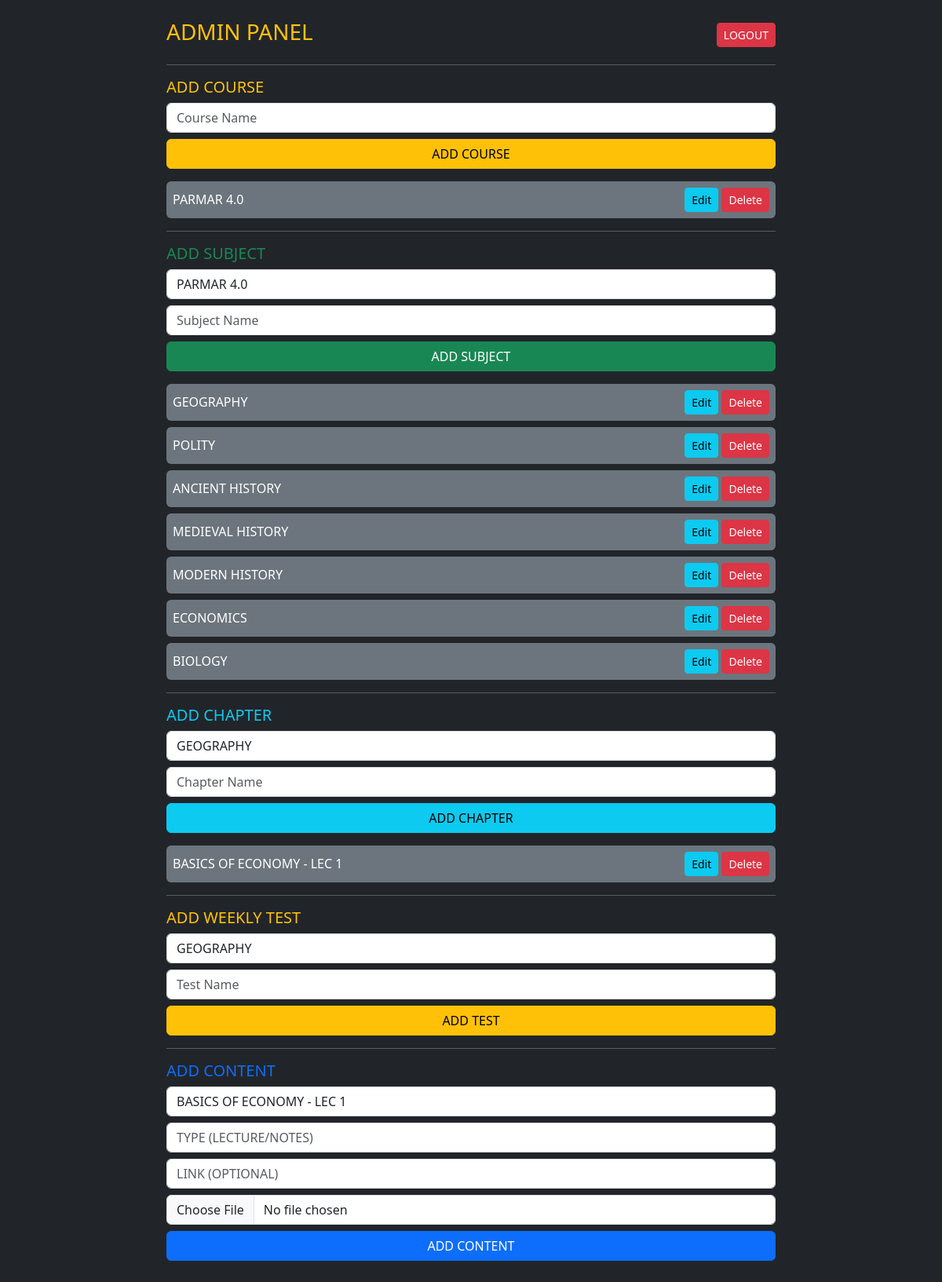
Page /admin (signed in) on the committed database.
### tables this page shows
CREATE TABLE courses(
    id INTEGER PRIMARY KEY AUTOINCREMENT,
    name TEXT NOT NULL
);

CREATE TABLE subjects(
    id INTEGER PRIMARY KEY AUTOINCREMENT,
    course_id INTEGER,
    name TEXT NOT NULL,
    FOREIGN KEY(course_id) REFERENCES courses(id) ON DELETE CASCADE
);

CREATE TABLE chapters(
    id INTEGER PRIMARY KEY AUTOINCREMENT,
    subject_id INTEGER,
    name TEXT NOT NULL,
    FOREIGN KEY(subject_id) REFERENCES subjects(id) ON DELETE CASCADE
);

### app.py (the view)
@app.route("/admin")
def admin():
    if not session.get("admin"):
        return redirect("/login")
    conn = db()
    data = render_template(
        "admin.html",
        courses=conn.execute("SELECT * FROM courses").fetchall(),
        subjects=conn.execute("SELECT * FROM subjects").fetchall(),
        chapters=conn.execute("SELECT * FROM chapters").fetchall(),
        tests=conn.execute("SELECT * FROM weekly_tests").fetchall(),
    )
    conn.close()
    return data

### app.py (called while the page is built)
def db():
    conn = sqlite3.connect("database.db")
    conn.row_factory = sqlite3.Row
    conn.execute("PRAGMA foreign_keys = ON")
    return conn

### templates/admin.html (shortened to what this page needs)
<!DOCTYPE html>
<html>
<head>
    <link href="https://cdn.jsdelivr.net/npm/bootstrap@5.3.2/dist/css/bootstrap.min.css" rel="stylesheet">
</head>
<body class="bg-dark text-white">
<div class="container mt-4 pb-5" style="max-width:800px;">
    <div class="d-flex justify-content-between align-items-center">
        <h3 class="text-warning">ADMIN PANEL</h3>
        <a href="/logout" class="btn btn-danger btn-sm">LOGOUT</a>
    </div>
    <hr>
    <h5 class="text-warning">ADD COURSE</h5>
    <form method="post" action="/add_course" class="mb-3">
        <input name="name" class="form-control mb-2" placeholder="Course Name" required>
        <button class="btn btn-warning w-100">ADD COURSE</button>
    </form>
    {% for c in courses %}
    <div class="d-flex justify-content-between align-items-center bg-secondary p-2 rounded mb-2">
        <span>{{c.name}}</span>
        <div>
            <a href="/edit_course/{{c.id}}" class="btn btn-info btn-sm">Edit</a>
            <a href="/delete_course/{{c.id}}" class="btn btn-danger btn-sm"
               onclick="return confirm('Delete this course?')">Delete</a>
        </div>
    </div>
    {% endfor %}
    <hr>
    <h5 class="text-success">ADD SUBJECT</h5>
    <form method="post" action="/add_subject" class="mb-3">
        <select name="course_id" class="form-control mb-2">
            {% for c in courses %}
            <option value="{{c.id}}">{{c.name}}</option>
            {% endfor %}
        </select>
        <input name="name" class="form-control mb-2" placeholder="Subject Name" required>
        <button class="btn btn-success w-100">ADD SUBJECT</button>
    </form>
    {% for s in subjects %}
    <div class="d-flex justify-content-between align-items-center bg-secondary p-2 rounded mb-2">
        <span>{{s.name}}</span>
        <div>
            <a href="/edit_subject/{{s.id}}" class="btn btn-info btn-sm">Edit</a>
            <a href="/delete_subject/{{s.id}}" class="btn btn-danger btn-sm"
               onclick="return confirm('Delete this subject?')">Delete</a>
        </div>
    </div>
    {% endfor %}
    <hr>
    <h5 class="text-info">ADD CHAPTER</h5>
    <form method="post" action="/add_chapter" class="mb-3">
        <select name="subject_id" class="form-control mb-2">
            {% for s in subjects %}
            <option value="{{s.id}}">{{s.name}}</option>
            {% endfor %}
        </select>
        <input name="name" class="form-control mb-2" placeholder="Chapter Name" required>
        <button class="btn btn-info w-100">ADD CHAPTER</button>
    </form>
    {% for c in chapters %}
    <div class="d-flex justify-content-between align-items-center bg-secondary p-2 rounded mb-2">
        <span>{{c.name}}</span>
        <div>
            <a href="/edit_chapter/{{c.id}}" class="btn btn-info btn-sm">Edit</a>
            <a href="/delete_chapter/{{c.id}}" class="btn btn-danger btn-sm"
               onclick="return confirm('Delete this chapter?')">Delete</a>
        </div>
    </div>
    {% endfor %}
    <hr>
    <h5 class="text-warning">ADD WEEKLY TEST</h5>
    <form method="post" action="/add_test" class="mb-3">
        <select name="subject_id" class="form-control mb-2">
            {% for s in subjects %}
            <option value="{{s.id}}">{{s.name}}</option>
            {% endfor %}
        </select>
        <input name="name" class="form-control mb-2" placeholder="Test Name" required>
        <button class="btn btn-warning w-100">ADD TEST</button>
    </form>
    <hr>
    <h5 class="text-primary">ADD CONTENT</h5>
    <form method="post" action="/add_content" enctype="multipart/form-data">
        <select name="chapter_id" class="form-control mb-2">
            {% for c in chapters %}
            <option value="{{c.id}}">{{c.name}}</option>
            {% endfor %}
        </select>
        <input name="type" class="form-control mb-2" placeholder="TYPE (LECTURE/NOTES)" required>
        <input name="link" class="form-control mb-2" placeholder="LINK (OPTIONAL)">
        <input type="file" name="file" class="form-control mb-2">
        <button class="btn btn-primary w-100">ADD CONTENT</button>
    </form>
</div>
</body>
</html>

### rows in the picture
courses: name "PARMAR 4.0"
subjects: name "GEOGRAPHY"
subjects: name "POLITY"
subjects: name "ANCIENT HISTORY"
subjects: name "MEDIEVAL HISTORY"
subjects: name "MODERN HISTORY"
subjects: name "ECONOMICS"
subjects: name "BIOLOGY"
chapters: name "BASICS OF ECONOMY - LEC 1"

### other values in the picture
form field course_id "PARMAR 4.0"
form field subject_id "GEOGRAPHY"
form field chapter_id "BASICS OF ECONOMY - LEC 1"
